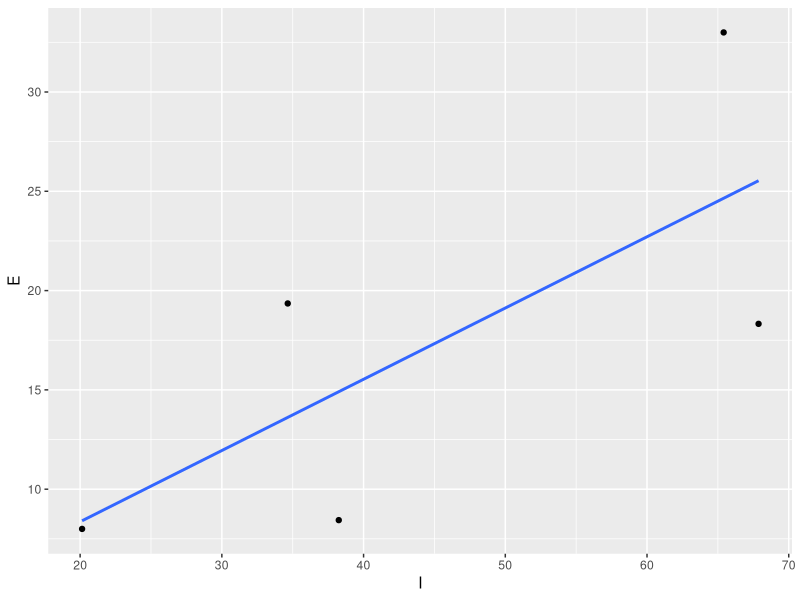
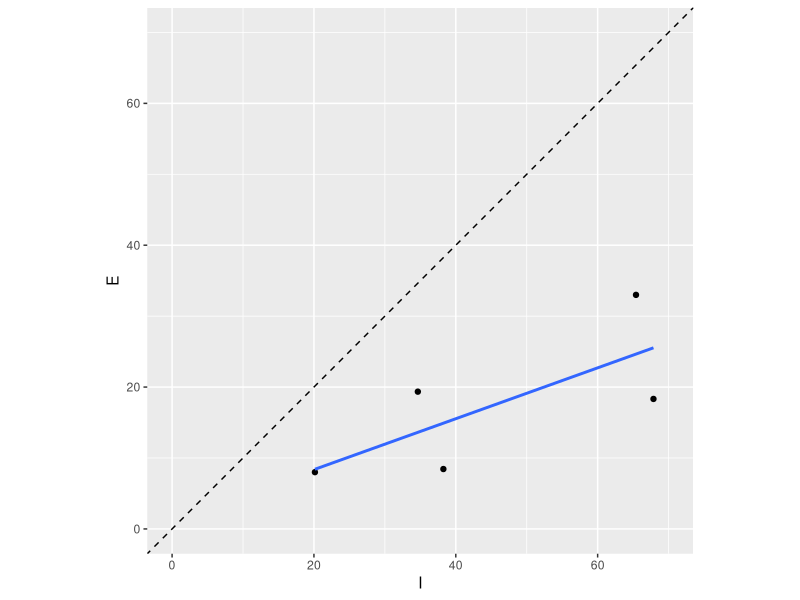

Write R code to recreate these figures, in order.
## ---- chunk 1
options(repos = "http://cran.rstudio.com/")
pkgs <- c("dplyr", "knitr")
x<-lapply(pkgs, library, character.only = TRUE)
opts_chunk$set(tidy = FALSE, message = F, warning = F)
## ---- chunk 2
library(tidyverse)
library(readxl)
## ---- chunk 3
dat <- read_excel('data/CA_DetentionBasin2.xlsx')
## ---- chunk 4
head(dat)
str(dat)
## ---- chunk 5
dat <- dat %>%
  select(SITENAME, MSNAME, `Storm #`,`WQX Parameter`, `WQ Analysis Value`)
## ---- chunk 6
unique(dat$`WQX Parameter`)
## ---- chunk 7
dat <- dat %>% 
  filter(`WQX Parameter` == 'Lead')
## ---- chunk 8
str(dat)
head(dat)
## ---- chunk 9
nobs <- 6
datex <- tibble(
  SITENAME = rep(c('site1', 'site2'), each = nobs/2), 
  MSNAME = rep(c('sample1', 'sample2', 'sample3'), times = nobs/3), 
  `Storm #` = sample(c(1, 2), nobs, replace = T), 
  influent = runif(nobs, 6, 10), 
  effluent = runif(nobs, 3, 7)
) %>% 
  arrange(SITENAME, MSNAME, `Storm #`)
datex
## ---- chunk 10
dat <- dat %>% 
  group_by(SITENAME, MSNAME) %>% 
  summarise(avewq = mean(`WQ Analysis Value`))
str(dat)
head(dat)
## ---- chunk 11
dat %>%
  spread(MSNAME, avewq)
## ---- chunk 12
dat <- dat %>% 
  mutate(
    samplename = gsub('[aA-zZ]+', '', MSNAME),
    infeff = gsub('[0-9]+', '', MSNAME)
  )
dat
## ---- chunk 13
dat <- dat %>% 
  select(-MSNAME) %>% 
  spread(infeff, avewq)
dat
## ---- chunk 14
ggplot(dat, aes(x = I, y = E)) +
  geom_point() + 
  stat_smooth(method = 'lm', se = F)
## ---- chunk 15
ggplot(dat, aes(x = I, y = E)) +
  geom_point() + 
  stat_smooth(method = 'lm', se = F) + 
  geom_abline(intercept = 0, slope = 1, linetype = 'dashed') + 
  scale_y_continuous(limits = c(0, 70)) +
  scale_x_continuous(limits = c(0, 70)) + 
  coord_equal()
